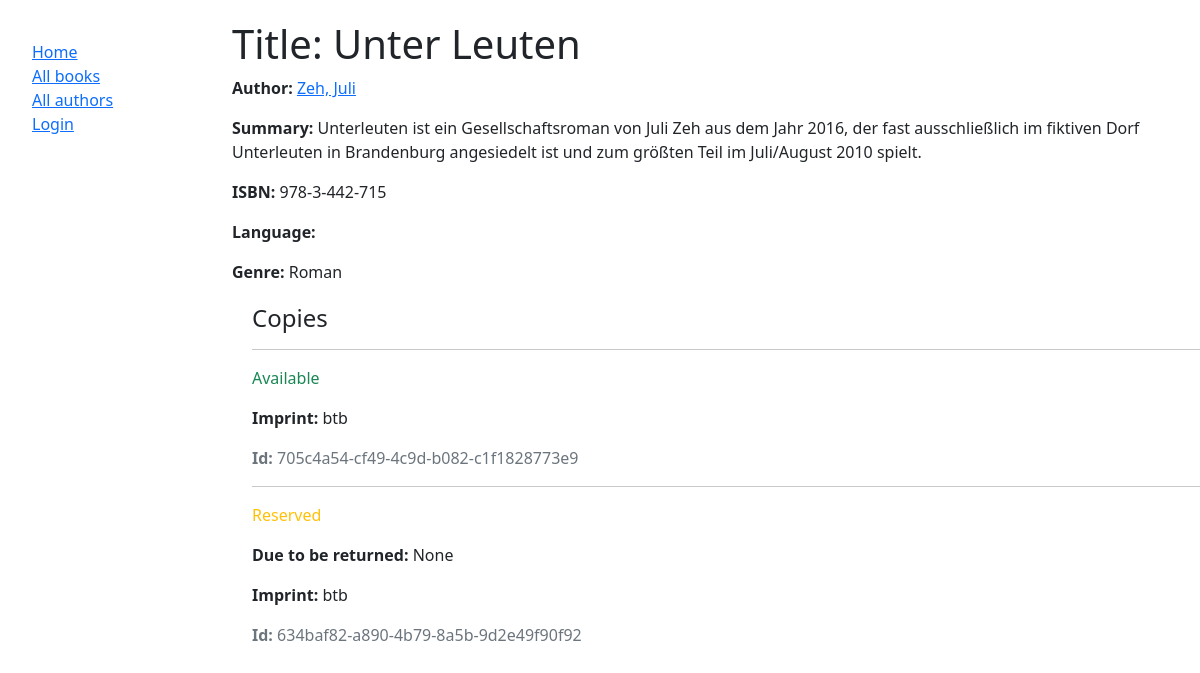
/catalog/book/1, run on the app's committed database.
### catalog/models.py (models this page shows, shortened)
class Book(models.Model):
    title = models.CharField(max_length=200)
    author = models.ForeignKey('Author', on_delete=models.SET_NULL, null=True)
    summary = models.TextField(max_length=1000, help_text='Enter a brief description of the book')
    isbn = models.CharField('ISBN', max_length=13, unique=True, help_text='13 Character <a href="https://www.isbn-international.org/content/what-isbn">ISBN number</a>')
    genre = models.ManyToManyField(Genre, help_text='Select a genre for this book')
    def display_genre(self):
        """Create a string for the Genre. This is required to display genre in Admin."""
        return ', '.join(genre.name for genre in self.genre.all()[:3])
    display_genre.short_description = 'Genre'
    class Meta:
        ordering = ['title']

class Author(models.Model):
    first_name = models.CharField(max_length=100)
    last_name = models.CharField(max_length=100)
    date_of_birth = models.DateField(null=True, blank=True)
    date_of_death = models.DateField('Died', null=True, blank=True)
    class Meta:
        ordering = ['last_name', 'first_name']
    def get_absolute_url(self):
        return reverse('author-detail', args=[str(self.id)])
    def __str__(self):
        return f'{self.last_name}, {self.first_name}'

class Genre(models.Model):
    name = models.CharField(max_length=200, help_text='Enter a book genre')
    def __str__(self):
        return self.name

class BookInstance(models.Model):
    id = models.UUIDField(primary_key=True, default=uuid.uuid4, help_text='Unique ID for this particular book across whole library')
    book = models.ForeignKey('Book', on_delete=models.RESTRICT, null=True)
    imprint = models.CharField(max_length=200)
    due_back = models.DateField(null=True, blank=True)
    borrower = models.ForeignKey(User, on_delete=models.SET_NULL, null=True, blank=True)
    LOAN_STATUS = (
        ('m', 'Maintenance'),
        ('o', 'On loan'),
        ('a', 'Available'),
        ('r', 'Reserved'),
    )
    status = models.CharField(
        max_length=1,
        choices=LOAN_STATUS,
        blank=True,
        default='m',
        help_text='Book availability',
    )
    class Meta:
        ordering = ['due_back']

### catalog/views.py (the view)
# urls.py: path('book/<int:pk>', views.BookDetailView.as_view(), name='book-detail'),
class BookDetailView(generic.DetailView):
    model = Book

### catalog/templates/catalog/book_detail.html
{% extends "base_generic.html" %}
{% block content %}
  <h1>Title: {{ book.title }}</h1>
  <p><strong>Author:</strong> <a href="{{ book.author.get_absolute_url }}">{{ book.author }}</a></p>
  <p><strong>Summary:</strong> {{ book.summary }}</p>
  <p><strong>ISBN:</strong> {{ book.isbn }}</p>
  <p><strong>Language:</strong> {{ book.language }}</p>
  <p><strong>Genre:</strong> {{ book.genre.all|join:", " }}</p>
  <div style="margin-left:20px;margin-top:20px">
    <h4>Copies</h4>
    {% for copy in book.bookinstance_set.all %}
      <hr>
      <p class="{% if copy.status == 'a' %}text-success{% elif copy.status == 'm' %}text-danger{% else %}text-warning{% endif %}">
        {{ copy.get_status_display }}
      </p>
      {% if copy.status != 'a' %}
        <p><strong>Due to be returned:</strong> {{ copy.due_back }}</p>
      {% endif %}
      <p><strong>Imprint:</strong> {{ copy.imprint }}</p>
      <p class="text-muted"><strong>Id:</strong> {{ copy.id }}</p>
    {% endfor %}
  </div>
{% endblock %}

### data on the page
Book: title "Unter Leuten", author "Zeh, Juli", summary "Unterleuten ist ein Gesellschaftsroman von Juli Zeh aus dem Jahr 2016, der fast ausschließlich im fiktiven Dorf Unterleuten in Brandenburg angesiedelt ist und zum größten Teil im Juli/August 2010 spielt.", isbn "978-3-442-715", genre.all "Roman"
BookInstance: status "Available", imprint "btb", id "705c4a54-cf49-4c9d-b082-c1f1828773e9"
BookInstance: status "Reserved", due_back "None", imprint "btb", id "634baf82-a890-4b79-8a5b-9d2e49f90f92"
